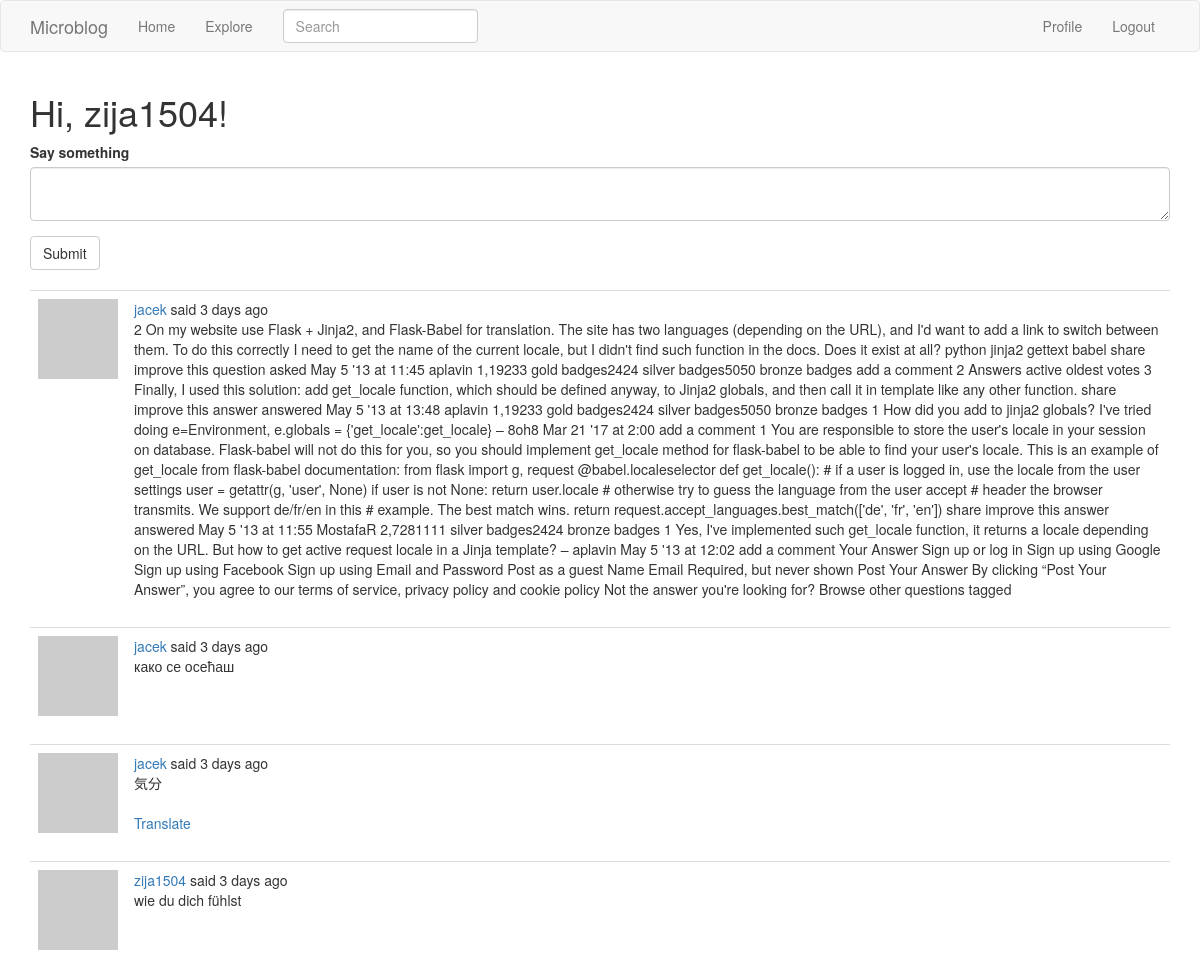
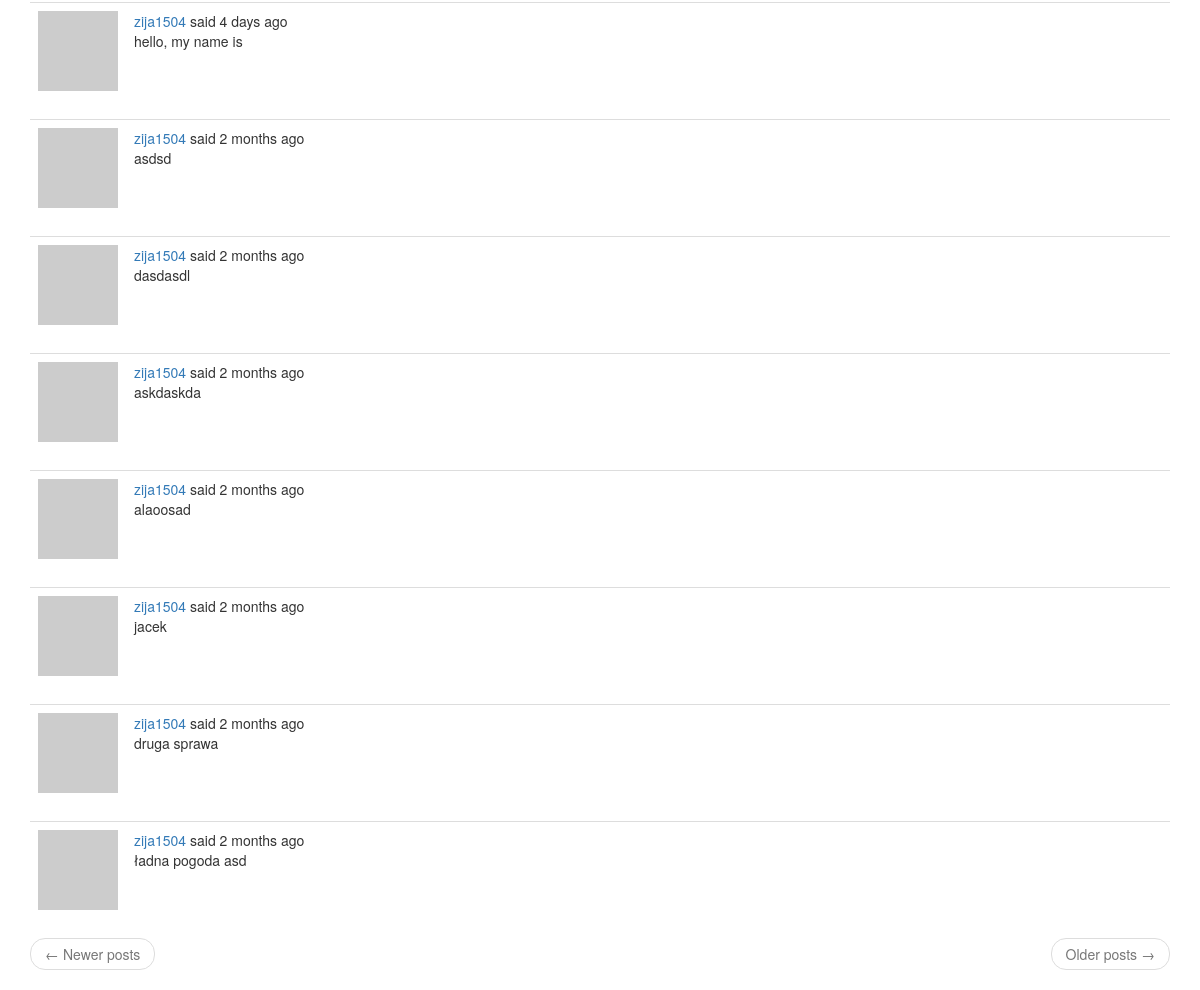
The page /index (signed in) on the database its author committed (2 pictures, top to bottom).
### app/models.py (models this page shows, shortened)
class User(UserMixin, db.Model):
    id = db.Column(db.Integer, primary_key=True)
    username = db.Column(db.String(64), index=True, unique=True)
    email = db.Column(db.String(120), index=True, unique=True)
    password_hash = db.Column(db.String(128))
    posts = db.relationship('Post', backref='author', lazy='dynamic')
    about_me = db.Column(db.String(140))
    last_seen = db.Column(db.DateTime, default=datetime.utcnow)
    followed = db.relationship('User',
                               secondary=followers,
                               primaryjoin=(followers.c.follower_id == id),
                               secondaryjoin=(followers.c.followed_id == id),
                               backref=db.backref('followers', lazy='dynamic'),
                               lazy='dynamic')
    def avatar(self, size):
        digest = md5(self.email.lower().encode('utf-8')).hexdigest()
        return 'https://www.gravatar.com/avatar/{}?d=identicon&s={}'.format(
            digest, size)
    def followed_posts(self):
        followed = Post.query.join(
            followers, (followers.c.followed_id == Post.user_id)).filter(
                followers.c.follower_id == self.id)
        own = Post.query.filter_by(user_id=self.id)
        return followed.union(own).order_by(Post.timestamp.desc())

class SearchableMixin(object):
    @classmethod
    def before_commit(cls, session):
        session._changes = {
            'add': [obj for obj in session.new if isinstance(obj, cls)],
            'update': [obj for obj in session.dirty if isinstance(obj, cls)],
            'delete': [obj for obj in session.deleted if isinstance(obj, cls)]
        }
    @classmethod
    def after_commit(cls, session):
        for obj in session._changes['add']:
            add_to_index(cls.__tablename__, obj)
        for obj in session._changes['update']:
            add_to_index(cls.__tablename__, obj)
        for obj in session._changes['delete']:
            remove_from_index(cls.__tablename__, obj)
        session._changes = None

class Post(SearchableMixin, db.Model):
    id = db.Column(db.Integer, primary_key=True)
    body = db.Column(db.String(140))
    timestamp = db.Column(db.DateTime, index=True, default=datetime.utcnow)
    user_id = db.Column(db.Integer, db.ForeignKey('user.id'))
    language = db.Column(db.String(5))
    __searchable__ = ['body']

### app/main/routes.py (the view, shortened to what this page needs)
@bp.route('/', methods=['GET', 'POST'])
@bp.route('/index', methods=['GET', 'POST'])
@login_required
def index():
    form = PostForm()
    page = request.args.get('page', 1, type=int)
    posts = current_user.followed_posts().paginate(
        page, current_app.config['POSTS_PER_PAGE'], False)
    next_url = url_for('main.index', page=posts.next_num) \
        if posts.has_next else None
    prev_url = url_for('main.index', page=posts.prev_num) \
        if posts.has_prev else None
    return render_template('index.html',
                           title=_('Home'),
                           form=form,
                           posts=posts.items,
                           next_url=next_url,
                           prev_url=prev_url)

### app/main/forms.py
class SearchForm(FlaskForm):
    q = StringField(_l('Search'), validators=[DataRequired()])
    def __init__(self, *args, **kwargs):
        if 'formdata' not in kwargs:
            kwargs['formdata'] = request.args
        if 'csrf_enabled' not in kwargs:
            kwargs['csrf_enabled'] = False
        super(SearchForm, self).__init__(*args, **kwargs)

class PostForm(FlaskForm):
    post = TextAreaField(_l('Say something'), validators=[DataRequired()])
    submit = SubmitField(_l('Submit'))

### app/main/routes.py (called while the page is built)
@bp.before_app_request
def before_request():
    if current_user.is_authenticated:
        current_user.last_seen = datetime.utcnow()
        db.session.commit()
        g.search_form = SearchForm()
    g.locale = str(get_locale())

### app/models.py (called while the page is built)
@login.user_loader
def load_user(id):
    return User.query.get(int(id))

### app/templates/index.html
{% extends "base.html" %}
{% import 'bootstrap/wtf.html' as wtf %}
{% block app_content %}
    <h1>{{ _('Hi, %(username)s!', username=current_user.username) }}</h1>
    {% if form %}
    {{ wtf.quick_form(form) }}
    <br>
    {% endif %}
    {% for post in posts %}
        {% include '_post.html' %}
    {% endfor %}
    <nav aria-label="...">
        <ul class="pager">
            <li class="previous{% if not prev_url %} disabled{% endif %}">
                <a href="{{ prev_url or '#' }}">
                    <span aria-hidden="true">&larr;</span> {{ _('Newer posts') }}
                </a>
            </li>
            <li class="next{% if not next_url %} disabled{% endif %}">
                <a href="{{ next_url or '#' }}">
                    {{ _('Older posts') }} <span aria-hidden="true">&rarr;</span>
                </a>
            </li>
        </ul>
    </nav>
{% endblock %}

### app/templates/_post.html (shortened to what this page needs)
    <table class="table table-hover">
        <tr>
            <td width="70px">
                <a href="{{ url_for('main.user', username=post.author.username) }}">
                    <img src="{{ post.author.avatar(70) }}" />
                </a>
            </td>
            <td>
                {{ _('%(username)s said %(when)s',
                    username=user_link, when=moment(post.timestamp).fromNow()) }}
                <br>
                <span id="post{{ post.id }}">{{ post.body }}</span>
                {% if post.language and post.language != g.locale %}
                <br><br>
                <span id="translation{{ post.id }}">
                    <a href="javascript:translate(
                                '#post{{ post.id }}',
                                '#translation{{ post.id }}',
                                '{{ post.language }}',
                                '{{ g.locale }}');">{{ _('Translate') }}</a>
                </span>
                {% endif %}
            </td>
        </tr>
    </table>

### rows shown on the page
Post: body "2 On my website use Flask + Jinja2, and Flask-Babel for translation. The site has two languages (depending on the URL), and I'd want to add a link to switch between them. To do this correctly I need to get the name of the current locale, but I didn't find such function in the docs. Does it exist at all? python jinja2 gettext babel share improve this question asked May 5 '13 at 11:45 aplavin 1,19233 gold badges2424 silver badges5050 bronze badges add a comment 2 Answers active oldest votes 3 Finally, I used this solution: add get_locale function, which should be defined anyway, to Jinja2 globals, and then call it in template like any other function. share improve this answer answered May 5…"
Post: body "како се осећаш"
Post: body "気分"
Post: body "wie du dich fühlst"
Post: body "hello, my name is"
Post: body "asdsd"
Post: body "dasdasdl"
Post: body "askdaskda"
Post: body "alaoosad"
Post: body "jacek"
Post: body "druga sprawa"
Post: body "ładna pogoda asd"
